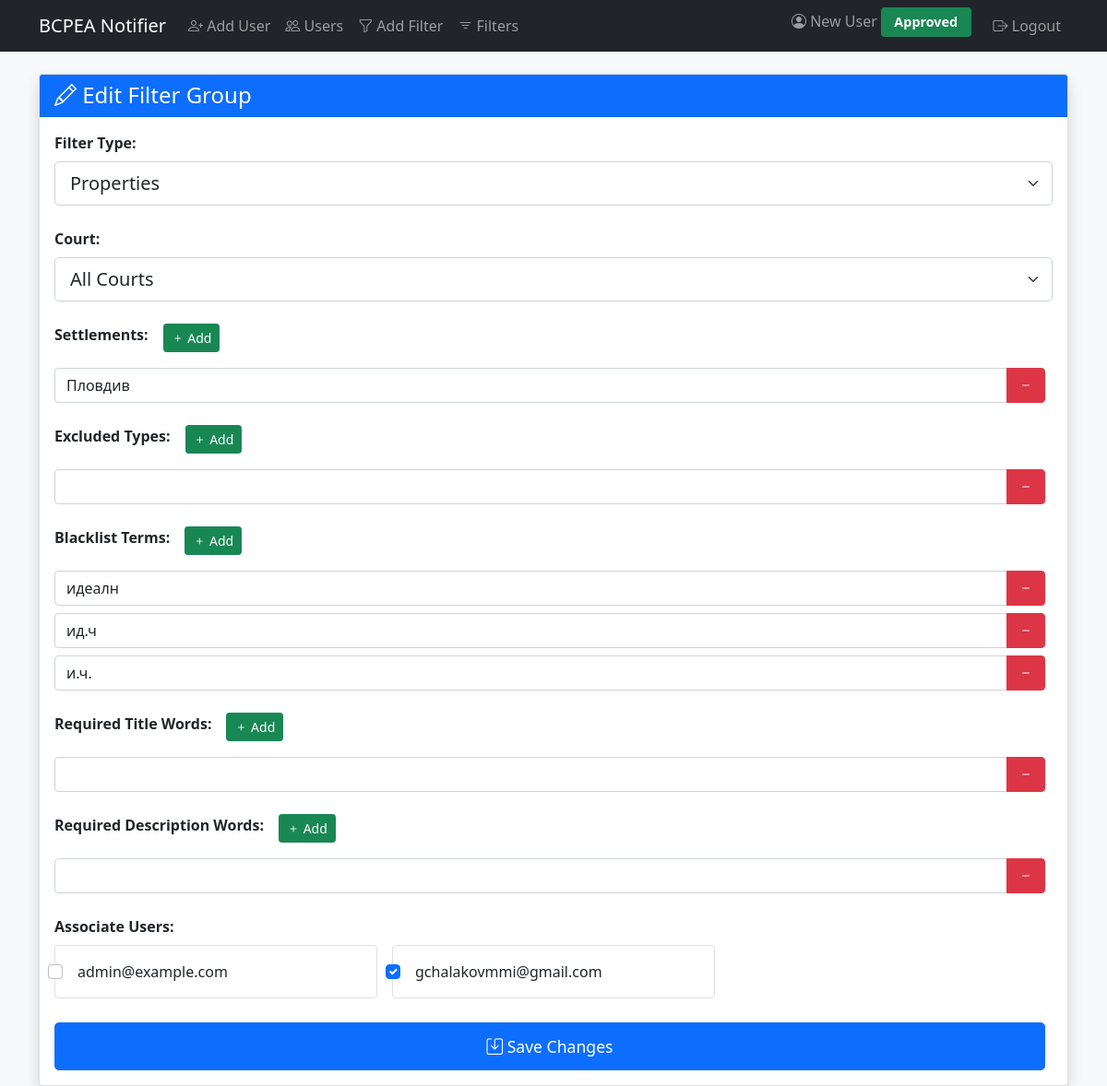
/edit_filter/1 (signed in), run on the app's committed database.
### tables this page shows
CREATE TABLE filter_groups (
                id INTEGER PRIMARY KEY AUTOINCREMENT,
                type TEXT NOT NULL DEFAULT 'property',
                court INTEGER NOT NULL,
                settlements TEXT,
                excluded_property_types TEXT,
                blacklist TEXT,
                required_title_words TEXT,
                required_description_words TEXT,
                created_at DATETIME DEFAULT CURRENT_TIMESTAMP
            );

### app.py (the view, shortened to what this page needs)
@app.route('/edit_filter/<int:filter_id>', methods=['GET', 'POST'])
@login_required
def edit_filter(filter_id):
    db = get_db()
    filter_group = db.execute('SELECT * FROM filter_groups WHERE id = ?', (filter_id,)).fetchone()
    users = db.execute('''
        SELECT u.email
        FROM auth_user u
        JOIN user_filters uf ON u.id = uf.user_id
        WHERE uf.filter_group_id = ?
    ''', (filter_id,)).fetchall()
    associated_emails = [u['email'] for u in users]
    all_users = db.execute('SELECT * FROM auth_user ORDER BY email').fetchall()
    return render_template('edit_filter.html',
                         filter=filter_group,
                         court_choices=COURT_CHOICES,
                         filter_types=FILTER_TYPES,
                         users=all_users,
                         associated_emails=associated_emails)

### app.py (called while the page is built)
def get_db():
    db = getattr(g, '_database', None)
    if db is None:
        db = g._database = sqlite3.connect(DATABASE)
        db.row_factory = sqlite3.Row
    return db

@app.teardown_appcontext
def close_connection(exception):
    db = getattr(g, '_database', None)
    if db is not None:
        db.close()

def login_required(f):
    @functools.wraps(f)  # Preserve the original function's name
    def decorated_function(*args, **kwargs):
        if 'user_id' not in session:
            flash('🔒 Please login to access this page', 'error')
            return redirect(url_for('login'))
        if session.get('user_status') != 'approved':
            return redirect(url_for('pending'))
        return f(*args, **kwargs)
    return decorated_function

### templates/edit_filter.html (shortened to what this page needs)
{% extends "base.html" %}
{% block content %}
<div class="card shadow">
    <div class="card-header bg-primary text-white">
        <h4 class="mb-0"><i class="bi bi-pencil"></i> Edit Filter Group</h4>
    </div>
    <div class="card-body">
        <form method="POST">
            <div class="mb-4">
                <label class="form-label fw-bold">Filter Type:</label>
                <select name="type" class="form-select form-select-lg" required>
                    {% for value, label in filter_types %}
                        <option value="{{ value }}" {% if value == filter.type %}selected{% endif %}>{{ label }}</option>
                    {% endfor %}
                </select>
            </div>
            <div class="mb-4">
                <label class="form-label fw-bold">Court:</label>
		<select name="court" class="form-select form-select-lg" required>
		    {% for num, name in court_choices %}
			<option value="{{ num }}" {% if num|string == filter.court|string %}selected{% endif %}>{{ name }}</option>
		    {% endfor %}
		</select>
            </div>
            {% macro render_field_section(field_name, label, values) %}
                <div class="mb-4">
                    <div class="d-flex align-items-center mb-3">
                        <label class="form-label fw-bold me-3">{{ label }}:</label>
                        <button type="button" class="btn btn-success btn-sm" onclick="addField('{{ field_name }}')">
                            <i class="bi bi-plus"></i> Add
                        </button>
                    </div>
                    <div id="{{ field_name }}-container">
                        {% if values %}
                            {% for value in values %}
                                <div class="input-group mb-2">
                                    <input type="text" name="{{ field_name }}[]" class="form-control" value="{{ value }}">
                                    <button type="button" class="btn btn-danger" onclick="removeField(this)">
                                        <i class="bi bi-dash"></i>
                                    </button>
                                </div>
                            {% endfor %}
                        {% else %}
                            <div class="input-group mb-2">
                                <input type="text" name="{{ field_name }}[]" class="form-control">
                                <button type="button" class="btn btn-danger" onclick="removeField(this)">
                                    <i class="bi bi-dash"></i>
                                </button>
                            </div>
                        {% endif %}
                    </div>
                </div>
            {% endmacro %}
            {{ render_field_section('settlements', 'Settlements', filter.settlements.split(',') if filter.settlements) }}
            {{ render_field_section('excluded', 'Excluded Types', filter.excluded_property_types.split(',') if filter.excluded_property_types) }}
            {{ render_field_section('blacklist', 'Blacklist Terms', filter.blacklist.split(',') if filter.blacklist) }}
            {{ render_field_section('required_title', 'Required Title Words', filter.required_title_words.split(',') if filter.required_title_words) }}
            {{ render_field_section('required_description', 'Required Description Words', filter.required_description_words.split(',') if filter.required_description_words) }}
            <div class="mb-4">
                <label class="form-label fw-bold">Associate Users:</label>
                <div class="row g-3">
                    {% for user in users %}
                        <div class="col-md-4">
                            <div class="form-check p-3 border rounded">
                                <input class="form-check-input" type="checkbox"
                                    name="user_emails" value="{{ user.email }}" id="user{{ user.id }}"
                                    {% if user.email in associated_emails %}checked{% endif %}>
                                <label class="form-check-label ms-2" for="user{{ user.id }}">
                                    {{ user.email }}
                                </label>
                            </div>
                        </div>
                    {% endfor %}
                </div>
            </div>
            <div class="d-grid gap-2">
                <button type="submit" class="btn btn-primary btn-lg">
                    <i class="bi bi-save"></i> Save Changes
                </button>
            </div>
        </form>
    </div>
</div>
{% endblock %}

### templates/base.html (shortened to what this page needs)
<!DOCTYPE html>
<html lang="en">
<head>
    <link href="https://cdn.jsdelivr.net/npm/bootstrap@5.1.3/dist/css/bootstrap.min.css" rel="stylesheet">
    <link rel="stylesheet" href="https://cdn.jsdelivr.net/npm/bootstrap-icons@1.8.1/font/bootstrap-icons.css">
    <link rel="stylesheet" href="{{ url_for('static', filename='css/style.css') }}">
</head>
<body class="bg-light">
    <nav class="navbar navbar-expand-lg navbar-dark bg-dark">
        <div class="container">
            <a class="navbar-brand" href="/">BCPEA Notifier</a>
            <div class="collapse navbar-collapse" id="navbarNav">
                <ul class="navbar-nav">
                    {% if 'user_id' in session and session['user_status'] == 'approved' %}
                        <li class="nav-item">
                            <a class="nav-link" href="{{ url_for('add_user') }}"><i class="bi bi-person-plus"></i> Add User</a>
                        </li>
                        <li class="nav-item">
                            <a class="nav-link" href="{{ url_for('users') }}"><i class="bi bi-people"></i> Users</a>
                        </li>
                        <li class="nav-item">
                            <a class="nav-link" href="{{ url_for('add_filter') }}"><i class="bi bi-funnel"></i> Add Filter</a>
                        </li>
                        <li class="nav-item">
                            <a class="nav-link" href="{{ url_for('filters') }}"><i class="bi bi-filter"></i> Filters</a>
                        </li>
                    {% endif %}
                </ul>
                <ul class="navbar-nav ms-auto">
                    {% if 'user_id' in session %}
                        <li class="nav-item">
                            <span class="navbar-text me-3">
                                <i class="bi bi-person-circle"></i> {{ session['user_name'] }}
                                {% if session.get('user_status') == 'pending' %}
                                    <span class="badge bg-warning">Pending</span>
                                {% else %}
                                    <span class="badge bg-success">Approved</span>
                                {% endif %}
                            </span>
                        </li>
                        <li class="nav-item">
                            <a class="nav-link" href="{{ url_for('logout') }}">
                                <i class="bi bi-box-arrow-right"></i> Logout
                            </a>
                        </li>
                    {% endif %}
                </ul>
            </div>
        </div>
    </nav>
    <div class="container mt-4">
        {% block content %}{% endblock %}
    </div>
</body>
</html>

### static/css/style.css (style rules this page uses)
.btn-lg { padding: 0.75rem 1.5rem; font-size: 1.1rem; }
.badge { font-size: 0.9em; padding: 0.6em 1em; }
.btn { margin-right: 0.5rem; }

### data on the page
filter_groups: type "Properties", court "All Courts", settlements "Пловдив"

### other printed values
{{ session['user_name'] }} "New User"
{{ label }} "Settlements Excluded Types Blacklist Terms Required Title Words Required Description Words"
{{ user.email }} "admin@example.com"
{{ user.email }} "gchalakovmmi@gmail.com"
